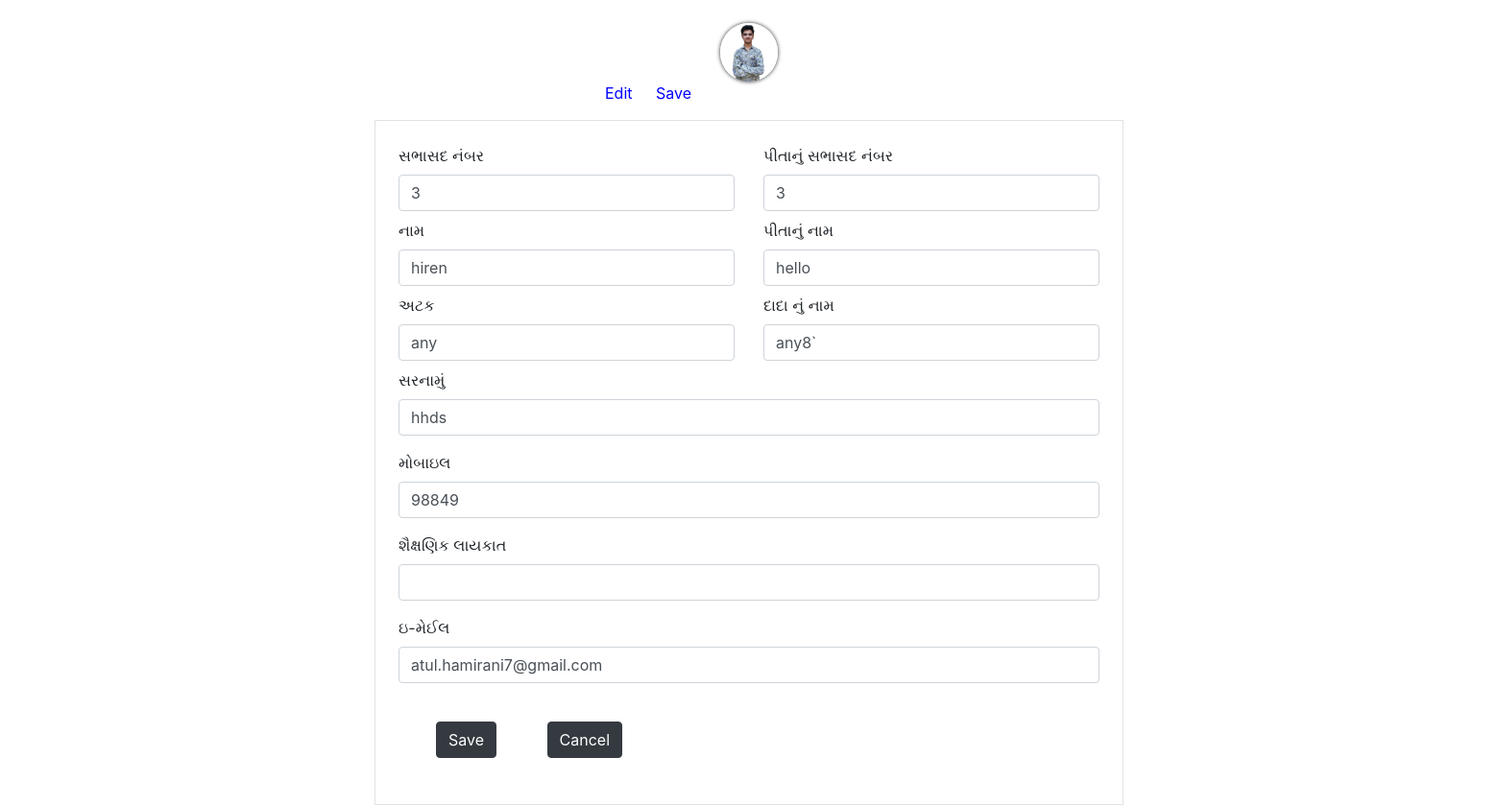
The page /edit/3 on the database its author committed.
### webapp/models.py (models this page shows, shortened)
class person(models.Model):
    registerno = models.CharField(null=True, max_length=15)
    father_registerno = models.CharField(null=True, max_length=15)
    first_name = models.CharField(max_length=15, default="")
    last_name = models.CharField(max_length=15, default="")
    sername = models.CharField(max_length=15, default="")
    g_father = models.CharField(max_length=15, default="")
    qualification = models.CharField(max_length=15, default="")
    email = models.CharField(max_length=20, default="")
    address = models.CharField(max_length=200, default="")
    phone = models.CharField(max_length=15, default="")
    image = models.ImageField(upload_to="upload/", default="")

### webapp/views.py (the view, shortened to what this page needs)
# urls.py: path('edit/<int:id>', views.edit, name='edit'),
def edit(request, id):
    person_id = person.objects.get(id=id)
    return render(request, 'edit.html', {'person': person_id})

### webapp/templates/edit.html (shortened to what this page needs)
<!DOCTYPE html>
<html>
	<head>
		{% load static %}
		<link rel="stylesheet" href="{% static 'bootstrap/bootstrap.min.css' %}">
    <link rel="stylesheet" href="{% static 'bootstrap/style.css' %}">
	</head>
    <form action="/imageEdit/{{person.id}}" enctype="multipart/form-data" method="POST">
	<div class="container mt-4" style="text-align: center;">
		<img style="border-radius:50px; box-shadow:0px 0px 4px 0px; width:60px;" src="/media/{{person.image}}"/>
	</div>
    <div class="container" style="margin-left:615px; color:blue;">
        <label for="im">Edit</label>
        <label for="button" style="margin-left:20px;">Save</label>
    </div>
    </form>
	<div class="container-sm w-50 mt-2 p-4 border">
		<form action="/edit/{{person.id}}" enctype="multipart/form-data" method="POST">
			<div class="row">
				<div class="col col-sm-6">
				  <label>સભાસદ નંબર </label>
				  <input type="text" class="form-control"  id="reg_no" name="reg_no" value="{{person.registerno}}">
				</div>
				<div class="col col-sm-6">
					<label>પીતાનું સભાસદ નંબર</label>
					<input type="text" class="form-control" id="Frno" name="Frno" value="{{person.registerno}}">
				</div>
			  </div>
			  <div class="row mt-2">
				<div class="col col-sm-6">
				  <label>નામ </label>
				  <input type="text" class="form-control"  id="first_name" name="first_name" value="{{person.first_name}}">
				</div>
				<div class="col col-sm-6">
					<label>પીતાનું નામ </label>
					<input type="text" class="form-control" id="last_name" name="last_name" value="{{person.last_name}}">
				</div>
			  </div>
			  <div class="row mt-2">
				<div class="col col-sm-6">
				  <label>અટક </label>
				  <input type="text" class="form-control"  id="sername" name="sername" value="{{person.sername}}">
				</div>
				<div class="col col-sm-6">
					<label>દાદા નું નામ </label>
					<input type="text" class="form-control" id="grand-fathername" name="grand-fathername" value="{{person.g_father}}">
				  </div>
			  </div>
			  <div class="form-group mt-2">
				<label>સરનામું</label>
				<input type="text" class="form-control" id="address" name="address" value="{{person.address}}">
			  </div>
			  <div class="form-group">
				<label>મોબાઇલ </label>
				<input type="text" class="form-control" id="phone" name="phone" value="{{person.phone}}">
			  </div>
			  <div class="form-group">
				<label>શૈક્ષણિક લાયકાત </label>
				<input type="text" class="form-control" id="qlu" name="qlu" value="{{person.qualification}}">
			  </div>
		   <div class="form-group">
			 <label>ઇ-મેઈલ</label>
			 <input type="email" class="form-control" id="email" name="email" value="{{person.email}}">
		   </div>
			<div class="container">
				<button class="btn btn-dark m-4">Save</button>
				<a class="btn btn-dark m-4" href="/customer_list">Cancel</a>
			</div>
		</form>
	  </div>
</html>

### rows shown on the page
person: image (picture), reg_no "3", Frno "3", first_name "hiren", last_name "hello", sername "any", grand-fathername "any8`", address "hhds", phone "98849", email "atul.hamirani7@gmail.com"
